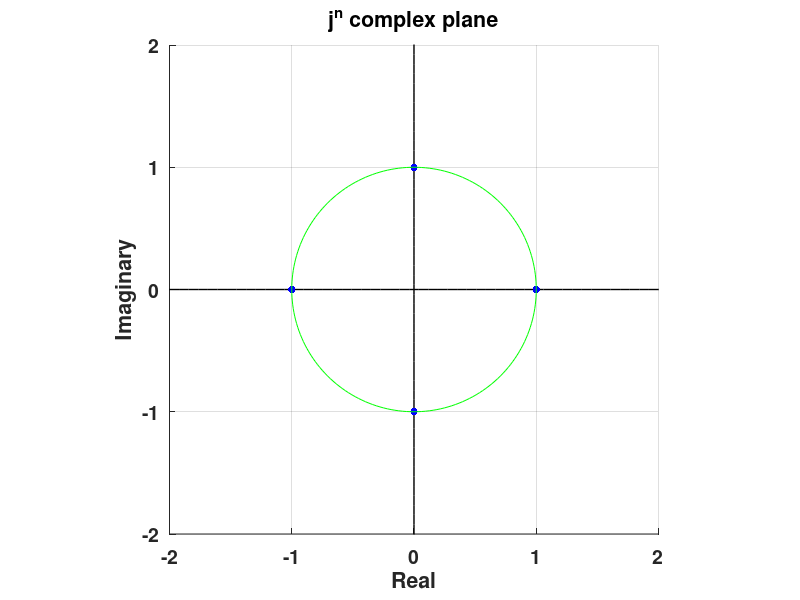

This figure's MATLAB source:
%{
    13.1 problems
        #1 problem 1
        #2 problem 2
        #3 problem 3
        #4 problem 4
        #5 problems 8-15
        #6 problems 16-20
%}

    clc; % nice combo to have
    close all;
    clear all;
select = 1; % CHANGE ME

% #1 powers of j
if select == 1
    z = (0+j*1);
    n = [-5:5];
    
    for i = 1:11
        Z(1,i) = z^(n(i));
    end
    disp(Z.');
    
    figure(1);
    hold on;
    grid on;
    set(gca, 'fontsize', 14, 'fontweight', 'bold');
    xlabel('Real');
    ylabel('Imaginary');
    xlim([-2, 2]);
    ylim([-2, 2]);
    title('j^n complex plane');
    realAxis = linspace (-10, 10, 256);
    imagAxis = linspace (-10, 10, 256);
    plot(realAxis, 0*realAxis, 'k', 'linewidth', 1);
    plot(0*imagAxis, imagAxis, 'k', 'linewidth', 1);
    
    plot(real(Z), imag(Z), 'b.', 'markersize', 16); % only goes one of 4 places
    
    param = 0:pi/100:2*pi;
    x_u = cos(param);
    y_u = sin(param);
    plot(x_u, y_u,'g');
    axis equal;
end

% #2 multiply by j, and you rotate by 90°
if select == 2
    z1 = (1 + j*1);
    z2 = (-1 + j*2);
    z3 = (4 - j*3);
    
    z1r = z1*j;
    z2r = z2*j;
    z3r = z3*j;
    
    before = [z1, z2, z3];
    after = [z1r, z2r, z3r];
    
    figure(1);
    hold on;
    grid on;
    set(gca, 'fontsize', 14, 'fontweight', 'bold');
    xlabel('Real');
    ylabel('Imaginary');
    xlim([-6, 6]);
    ylim([-6, 6]);
    title('z1, z2, and z3 rotated');
    realAxis = linspace (-10, 10, 256);
    imagAxis = linspace (-10, 10, 256);
    plot(realAxis, 0*realAxis, 'k', 'linewidth', 1);
    plot(0*imagAxis, imagAxis, 'k', 'linewidth', 1);
    axis equal;
    
    plot(real(z1), imag(z1), 'b.', 'markersize', 16); % blue before *j
    h1 = line([0 real(z1)], [0 imag(z1)], 'linewidth', 1);
    set(h1, 'color', 'b');
    text(real(z1)+.2,imag(z1)+.2,'z1','fontweight','bold','fontsize',14); 
    plot(real(z1r), imag(z1r), 'r.', 'markersize', 16); % red after *j
    h1r = line([0 real(z1r)], [0 imag(z1r)], 'linewidth', 1);
    set(h1r, 'color', 'r');
    text(real(z1r)-.5,imag(z1r)-.2,'z1r','fontweight','bold','fontsize',14);
    
    plot(real(z2), imag(z2), 'b.', 'markersize', 16); % blue before *j
    h2 = line([0 real(z2)], [0 imag(z2)], 'linewidth', 1);
    set(h2, 'color', 'b');
    text(real(z2)+.2,imag(z2)-.2,'z2','fontweight','bold','fontsize',14);
    plot(real(z2r), imag(z2r), 'r.', 'markersize', 16); % red after *j
    h2r = line([0 real(z2r)], [0 imag(z2r)], 'linewidth', 1);
    set(h2r, 'color', 'r');
    text(real(z2r)-.5,imag(z2r)-.2,'z2r','fontweight','bold','fontsize',14);
    
    plot(real(z3), imag(z3), 'b.', 'markersize', 16); % blue before *j
    h3 = line([0 real(z3)], [0 imag(z3)], 'linewidth', 1);
    set(h3, 'color', 'b');
    text(real(z3)+.2,imag(z3)+.2,'z3','fontweight','bold','fontsize',14);
    plot(real(z3r), imag(z3r), 'r.', 'markersize', 16); % red after *j
    h3r = line([0 real(z3r)], [0 imag(z3r)], 'linewidth', 1);
    set(h3r, 'color', 'r');
    text(real(z3r)+.2,imag(z3r)+.2,'z3r','fontweight','bold','fontsize',14);
    
    Angles = [angle(z1), angle(z1r); 
              angle(z2), angle(z2r); 
              angle(z3), angle(z3r)];
    display((180/pi)*Angles);
end
    
% #3 (26-j18)/(6-2j)
if select == 3
    z1 = (26 - j*18);
    z2 = (6-j*2);
    z3 = z1 / z2;
    
    figure(1);
    hold on;
    grid on;
    set(gca, 'fontsize', 14, 'fontweight', 'bold');
    xlabel('Real');
    ylabel('Imaginary');
    xlim([-3, 30]);
    ylim([-30, 3]);
    title('z1, z2, and z3 rotated');
    realAxis = linspace (-30, 30, 256);
    imagAxis = linspace (-30, 30, 256);
    plot(realAxis, 0*realAxis, 'k', 'linewidth', 1);
    plot(0*imagAxis, imagAxis, 'k', 'linewidth', 1);
    
    plot(real(z1), imag(z1), 'b.', 'markersize', 16); 
    h1 = line([0 real(z1)], [0 imag(z1)], 'linewidth', 1);
    set(h1, 'color', 'b');
    text(real(z1)+.2,imag(z1)+.2,'z1','fontweight','bold','fontsize',14);
    plot(real(z2), imag(z2), 'b.', 'markersize', 16); 
    h2 = line([0 real(z2)], [0 imag(z2)], 'linewidth', 1);
    set(h2, 'color', 'b');
    text(real(z2)+.2,imag(z2)-.2,'z2','fontweight','bold','fontsize',14);
    plot(real(z3), imag(z3), 'r.', 'markersize', 16); 
    h3 = line([0 real(z3)], [0 imag(z3)], 'linewidth', 1);
    set(h3, 'color', 'r');
    text(real(z3)+.2,imag(z3)+.2,'z3','fontweight','bold','fontsize',14);
end

% #4, conj verification
if select == 4
    z1 = (-11 + j*10);
    z1c = conj(z1);
    z2 = (-1 + j*4);
    z2c = conj(z2);
    
    figure(1);
    hold on;
    grid on;
    set(gca, 'fontsize', 14, 'fontweight', 'bold');
    xlabel('Real');
    ylabel('Imaginary');
    xlim([-16, 16]);
    ylim([-16, 16]);
    title('z1, z2, conj');
    realAxis = linspace (-20, 20, 256);
    imagAxis = linspace (-20, 20, 256);
    plot(realAxis, 0*realAxis, 'k', 'linewidth', 1);
    plot(0*imagAxis, imagAxis, 'k', 'linewidth', 1);
    axis equal;
    
    plot(real(z1), imag(z1), 'b.', 'markersize', 16); % blue before *j
    h1 = line([0 real(z1)], [0 imag(z1)], 'linewidth', 1);
    set(h1, 'color', 'b');
    text(real(z1)+.2,imag(z1)+.2,'z1','fontweight','bold','fontsize',14); 
    plot(real(z1c), imag(z1c), 'r.', 'markersize', 16); % red after *j
    h1c = line([0 real(z1c)], [0 imag(z1c)], 'linewidth', 1);
    set(h1c, 'color', 'r');
    text(real(z1c)-.5,imag(z1c)-.2,'z1c','fontweight','bold','fontsize',14);
    
    plot(real(z2), imag(z2), 'b.', 'markersize', 16); % blue before *j
    h2 = line([0 real(z2)], [0 imag(z2)], 'linewidth', 1);
    set(h2, 'color', 'b');
    text(real(z2)+.2,imag(z2)-.2,'z2','fontweight','bold','fontsize',14);
    plot(real(z2c), imag(z2c), 'r.', 'markersize', 16); % red after *j
    h2c = line([0 real(z2c)], [0 imag(z2c)], 'linewidth', 1);
    set(h2c, 'color', 'r');
    text(real(z2c)-.5,imag(z2c)-.2,'z2c','fontweight','bold','fontsize',14);
end
    
% #5 problems 8-15
if select ==5
    z1 = (-2+j*11);
    z2 = (2-j*1);
    
    p_8a = z1*z2;
    display(p_8a);
    p_8b = conj(p_8a);
    display(p_8b);
    
    p_9a = real((z1^2));
    display(p_9a);
    p_9b = (real(z1))^2;
    display(p_9b);
    
    p_10a = real(z2^-2);
    display(p_10a);
    p_10b = real(z2^2);
    display(p_10b);
    
    p_11a = ((z1-z2)^2)/16; % it factors the same
    display(p_11a);
    p_11b = ((z1/4)-(z2/4))^2;
    display(p_11b);
    
    p_12a = z1/z2;
    display(p_12a);
    p_12b = z2/z1;
    display(p_12b);
    
    p_13a = (z1 + z2)*(z1 - z2); % should be same
    display(p_13a);
    p_13b = (z1^2)-(z2^2);
    display(p_13b);
    
    p_14a = (conj(z1))/(conj(z2)); % they are equal..
    display(p_14a);
    p_14b = conj(z1/z2);
    display(p_14b);
    
    p15 = 4*(z1+z2)/(z1-z2);
    display(p15);
end

% #6 problems 16-20        passing to a temp then simplify() is the key
if select == 6
    syms x real;
    syms y real;
    z = (x + j*y);
    
    temp = imag(1/z);
    p16a = simplify(temp);
    fprintf('p16a:\n');
    pretty(p16a);
    temp = imag(1/(z^2));
    p16b = simplify(temp);
    fprintf('p16b:\n');
    pretty(p16b);
    
    temp = real(z^4)-(real(z^2))^2;
    p17 = simplify(temp);
    fprintf('p17:\n');
    pretty(p17);
    
    temp = real(((1+j*1)^16)*(z^2));
    p18 = simplify(temp);
    fprintf('p18:\n');
    pretty(p18);
    
    temp = real(z/conj(z));
    p19a = simplify(temp);
    fprintf('p19a:\n');
    pretty(p19a);
    temp = imag(z/conj(z));
    p19b = simplify(temp);
    fprintf('p19b:\n');
    pretty(p19b);
    
    temp = imag( 1 / ( (conj(z))^2)  );
    p20 = simplify(temp);
    fprintf('p20:\n');
    pretty(p20);
    
end
    
    
    
  

